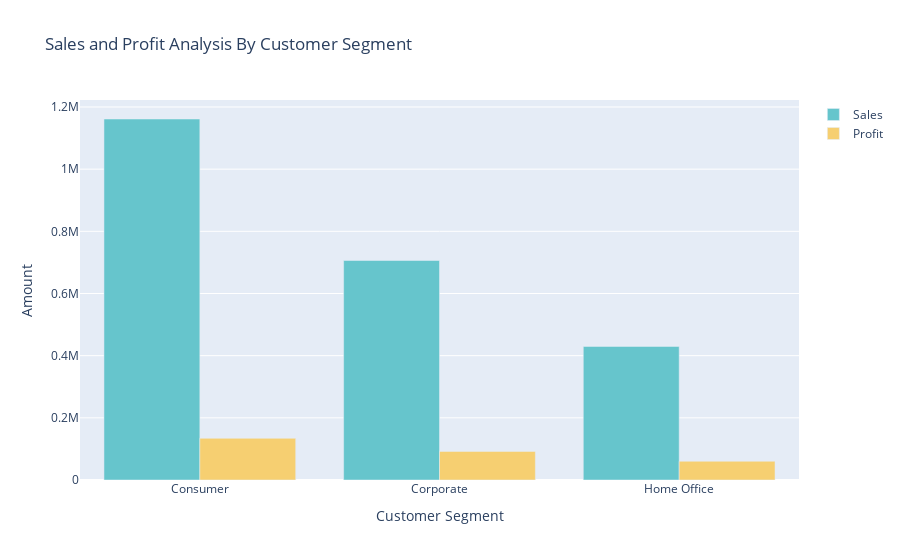

The cell this chart's notebook holds for it:
### Code cell
sales_profit_by_segment=data.groupby('Segment').agg({'Sales': 'sum','Profit': 'sum'}).reset_index()

color_palette = colors.qualitative.Pastel

fig = go.Figure()
fig.add_trace(go.Bar(x=sales_profit_by_segment['Segment'],
                     y=sales_profit_by_segment['Sales'],
                     name='Sales',
                     marker_color=color_palette[0]))
              
fig.add_trace(go.Bar(x=sales_profit_by_segment['Segment'],
                     y=sales_profit_by_segment['Profit'],
                     name='Profit',
                     marker_color=color_palette[1]))

fig.update_layout(title='Sales and Profit Analysis By Customer Segment',
                  xaxis_title='Customer Segment',
                  yaxis_title='Amount')

fig.show()

### Figure 1 — Plotly figure (JSON) as saved in the notebook; plotly's stock layout.template omitted (floating-point values rounded to 4 significant figures)
{"data": [{"marker": {"color": "rgb(102, 197, 204)"}, "name": "Sales", "type": "bar", "x": ["Consumer", "Corporate", "Home Office"], "y": [1161000.0, 706100.0, 429700.0]}, {"marker": {"color": "rgb(246, 207, 113)"}, "name": "Profit", "type": "bar", "x": ["Consumer", "Corporate", "Home Office"], "y": [134100.0, 91980.0, 60300.0]}], "layout": {"autosize": true, "title": {"text": "Sales and Profit Analysis By Customer Segment"}, "xaxis": {"autorange": true, "range": [-0.5, 2.5], "title": {"text": "Customer Segment"}, "type": "category"}, "yaxis": {"autorange": true, "range": [0, 1223000.0], "title": {"text": "Amount"}, "type": "linear"}}}
